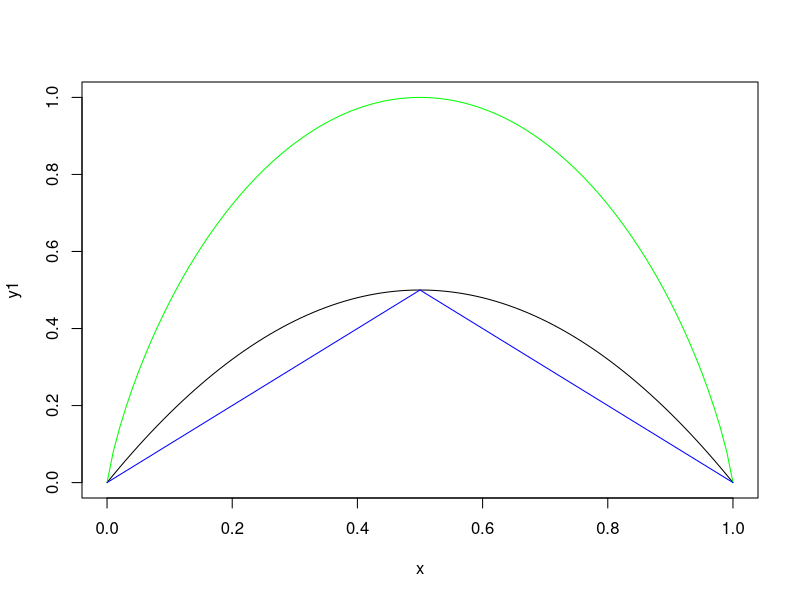

Here is the R script that generated this plot:
# this program has a function that accepts a vector of arbitrary length and computes
# the Gini impurity, entropy and the classification error measures. 

# checks that the set of values does add up to 1.
# otherwise we're missing one or more sets.  
check_add_to_1 = function(v1){
  value = sum(v1)
  v2 = v1
  if(value < 1){
  	v2 = rep(0, length(v1) + 1)
    v2 = c(v1, 1 - value)
    value = 0
  }
  if(value == 1){
  	v2 = v1
  }
  return(v2)
}

gini_eval = function(distribution_v){
  v = check_add_to_1(distribution_v)
  gini = 1 - sum(v * v)
  return(gini)
}

entropy_eval = function(distribution_v){
  # create a temporary array that has same entries as
  # distribution_v, except where distribution_v = 0. 
  # there tmp is 1 so I won't get nan computing 
  # log(tmp) (want the result to be 0 anyway)
  v = check_add_to_1(distribution_v)
  tmp = (v == 0) * 1
  tmp = tmp + v

  entropy = -1 * sum(tmp * (log(tmp) / log(2)))
  return(entropy)
}

class_error_eval = function(distribution_v){
  v = check_add_to_1(distribution_v)
  class_error = 1 - max(v)
  return(class_error)
}

x = seq(from=0,to=1,by=0.01)
y1 <- rep(0, 101)
y2 <- rep(0, 101)
y3 <- rep(0, 101)
for(i in 1:100){
  y1[i] = gini_eval(x[i])
}
for(i in 1:100){
  y2[i] = entropy_eval(x[i])
}
for(i in 1:100){
  y3[i] = class_error_eval(x[i])
}
plot(x, y1, type='l',col='black', ylim=c(0,1))
lines(x, y2, type='l',col='green')
lines(x, y3, type='l',col='blue')

###################################################
######   TEST FUNCTIONS WITH SAMPLE VECTOR   ######
###################################################

#class_distribution_vector = c(0.0, 0.3, 0.3, 0.4)
#mygini =  gini_eval(class_distribution_vector)
#print(' ')
#print("============================")
#print(paste("Gini measure: ",mygini))
#print("============================")
#print(' ')

#myentropy =  entropy_eval(class_distribution_vector)
#print(' ')
#print("============================")
#print(paste("entropy measure: ",myentropy))
#print("============================")
#print(' ')

#myentropy1 =  entropy_eval1(class_distribution_vector)
#print(' ')
#print("============================")
#print(paste("entropy1 measure: ",myentropy1))
#print("============================")
#print(' ')

#myclass_error =  class_error_eval(class_distribution_vector)
#print(' ')
#print("============================")
#print(paste("Gini measure: ",myclass_error))
#print("============================")
#print(' ')

